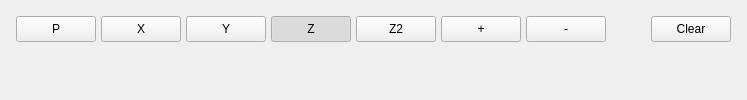
            <widget class="QWidget" name="page">
             <layout class="QVBoxLayout" name="verticalLayout_4">
              <item>
               <widget class="QWidget" name="horizontalWidget" native="true">
                <layout class="QHBoxLayout" name="horizontalLayout_6">
                 <property name="spacing">
                  <number>5</number>
                 </property>
                 <property name="leftMargin">
                  <number>5</number>
                 </property>
                 <property name="topMargin">
                  <number>5</number>
                 </property>
                 <property name="rightMargin">
                  <number>5</number>
                 </property>
                 <property name="bottomMargin">
                  <number>5</number>
                 </property>
                 <item>
                  <widget class="QPushButton" name="plotP">
                   <property name="sizePolicy">
                    <sizepolicy hsizetype="Preferred" vsizetype="Preferred">
                     <horstretch>0</horstretch>
                     <verstretch>0</verstretch>
                    </sizepolicy>
                   </property>
                   <property name="text">
                    <string>P</string>
                   </property>
                   <property name="checkable">
                    <bool>true</bool>
                   </property>
                   <property name="autoExclusive">
                    <bool>true</bool>
                   </property>
                  </widget>
                 </item>
                 <item>
                  <widget class="QPushButton" name="plotX">
                   <property name="sizePolicy">
                    <sizepolicy hsizetype="Preferred" vsizetype="Preferred">
                     <horstretch>0</horstretch>
                     <verstretch>0</verstretch>
                    </sizepolicy>
                   </property>
                   <property name="text">
                    <string>X</string>
                   </property>
                   <property name="checkable">
                    <bool>true</bool>
                   </property>
                   <property name="autoExclusive">
                    <bool>true</bool>
                   </property>
                  </widget>
                 </item>
                 <item>
                  <widget class="QPushButton" name="plotY">
                   <property name="sizePolicy">
                    <sizepolicy hsizetype="Preferred" vsizetype="Preferred">
                     <horstretch>0</horstretch>
                     <verstretch>0</verstretch>
                    </sizepolicy>
                   </property>
                   <property name="text">
                    <string>Y</string>
                   </property>
                   <property name="checkable">
                    <bool>true</bool>
                   </property>
                   <property name="autoExclusive">
                    <bool>true</bool>
                   </property>
                  </widget>
                 </item>
                 <item>
                  <widget class="QPushButton" name="plotZ">
                   <property name="sizePolicy">
                    <sizepolicy hsizetype="Preferred" vsizetype="Preferred">
                     <horstretch>0</horstretch>
                     <verstretch>0</verstretch>
                    </sizepolicy>
                   </property>
                   <property name="text">
                    <string>Z</string>
                   </property>
                   <property name="checkable">
                    <bool>true</bool>
                   </property>
                   <property name="checked">
                    <bool>true</bool>
                   </property>
                   <property name="autoExclusive">
                    <bool>true</bool>
                   </property>
                  </widget>
                 </item>
                 <item>
                  <widget class="QPushButton" name="plotZ2">
                   <property name="sizePolicy">
                    <sizepolicy hsizetype="Preferred" vsizetype="Preferred">
                     <horstretch>0</horstretch>
                     <verstretch>0</verstretch>
                    </sizepolicy>
                   </property>
                   <property name="text">
                    <string>Z2</string>
                   </property>
                   <property name="checkable">
                    <bool>true</bool>
                   </property>
                   <property name="autoExclusive">
                    <bool>true</bool>
                   </property>
                  </widget>
                 </item>
                 <item>
                  <widget class="QPushButton" name="plotPlus">
                   <property name="sizePolicy">
                    <sizepolicy hsizetype="Preferred" vsizetype="Preferred">
                     <horstretch>0</horstretch>
                     <verstretch>0</verstretch>
                    </sizepolicy>
                   </property>
                   <property name="text">
                    <string>+</string>
                   </property>
                  </widget>
                 </item>
                 <item>
                  <widget class="QPushButton" name="plotMinus">
                   <property name="sizePolicy">
                    <sizepolicy hsizetype="Preferred" vsizetype="Preferred">
                     <horstretch>0</horstretch>
                     <verstretch>0</verstretch>
                    </sizepolicy>
                   </property>
                   <property name="text">
                    <string>-</string>
                   </property>
                  </widget>
                 </item>
                 <item>
                  <spacer name="horizontalSpacer_3">
                   <property name="orientation">
                    <enum>Qt::Horizontal</enum>
                   </property>
                   <property name="sizeHint" stdset="0">
                    <size>
                     <width>40</width>
                     <height>20</height>
                    </size>
                   </property>
                  </spacer>
                 </item>
                 <item>
                  <widget class="QPushButton" name="plotClear">
                   <property name="sizePolicy">
                    <sizepolicy hsizetype="Preferred" vsizetype="Preferred">
                     <horstretch>0</horstretch>
                     <verstretch>0</verstretch>
                    </sizepolicy>
                   </property>
                   <property name="text">
                    <string>Clear</string>
                   </property>
                  </widget>
                 </item>
                </layout>
               </widget>
              </item>
              <item>
               <widget class="VTKBackPlot" name="vtkbackplot"/>
              </item>
             </layout>
            </widget>
